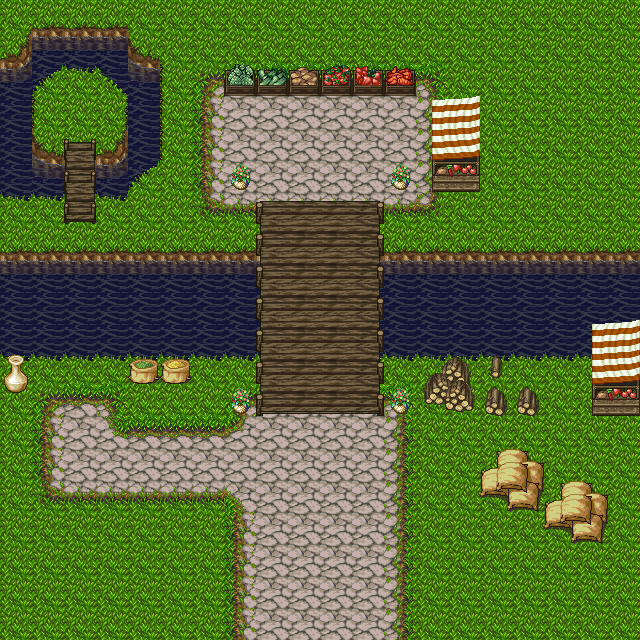

A level layout from a 2D game, rendered from its tile map. Below: a short description, then the map file with tile-grid data replaced by summaries:
An orthogonal 20x20 tile map with 32x32 px tiles, 4 tile layers (Terrain, Over Terrain No Collision, Under Char Collision, Over Char) and 1 object (no-pass).

<map version="1.0" orientation="orthogonal" width="20" height="20" tilewidth="32" tileheight="32">
 <tileset firstgid="1" name="obj" tilewidth="32" tileheight="32">
  <image source="../res/tileset/common.png" width="512" height="512" />
 </tileset>
 <layer name="Terrain" width="20" height="20">
  <data>[400 cells, 400 non-empty, 25 distinct tile ids]</data>
 </layer>
 <layer name="Over Terrain No Collision" width="20" height="20">
  <data>[400 cells, 31 non-empty, 12 distinct tile ids]</data>
 </layer>
 <layer name="Under Char Collision" width="20" height="20">
  <data>[400 cells, 94 non-empty, 23 distinct tile ids]</data>
 </layer>
 <objectgroup name="Calque d'objets 1" width="20" height="20" visible="0">
  <object name="Pot" type="no-pass" gid="216" x="402" y="450" />
 </objectgroup>
 <layer name="Over Char" width="20" height="20">
  <data>[400 cells, 7 non-empty, 5 distinct tile ids]</data>
 </layer>
</map>
